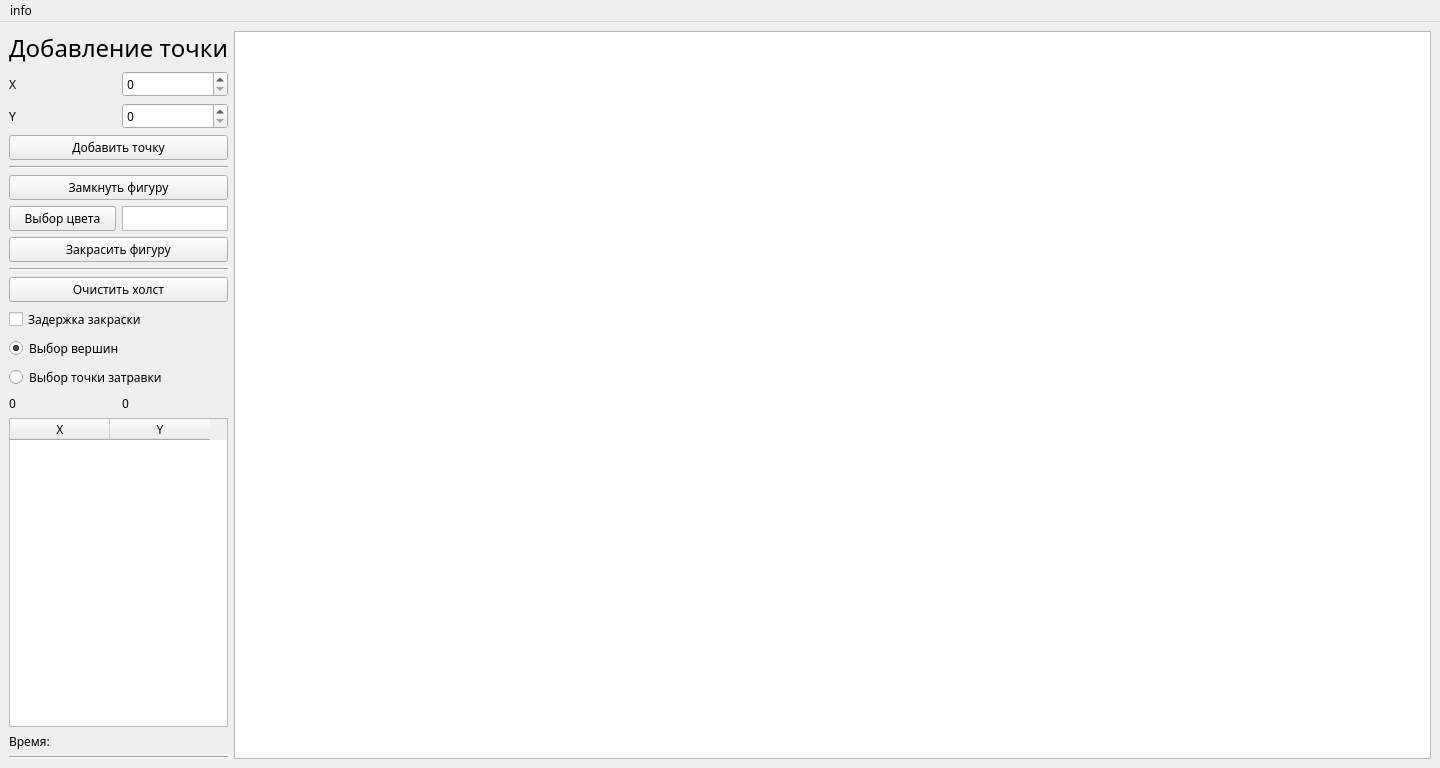
<?xml version="1.0" encoding="UTF-8"?>
<ui version="4.0">
 <class>mainWindow</class>
 <widget class="QMainWindow" name="mainWindow">
  <property name="geometry">
   <rect>
    <x>0</x>
    <y>0</y>
    <width>1440</width>
    <height>768</height>
   </rect>
  </property>
  <property name="font">
   <font>
    <family>.SF NS Text</family>
   </font>
  </property>
  <property name="windowTitle">
   <string>Lab 05</string>
  </property>
  <property name="autoFillBackground">
   <bool>false</bool>
  </property>
  <widget class="QWidget" name="centralwidget">
   <layout class="QHBoxLayout" name="horizontalLayout">
    <item>
     <layout class="QVBoxLayout" name="verticalLayout">
      <item>
       <widget class="QLabel" name="add_dot_label">
        <property name="font">
         <font>
          <family>.SF NS Text</family>
          <pointsize>18</pointsize>
          <weight>50</weight>
          <italic>false</italic>
          <bold>false</bold>
         </font>
        </property>
        <property name="text">
         <string>Добавление точки</string>
        </property>
        <property name="alignment">
         <set>Qt::AlignCenter</set>
        </property>
       </widget>
      </item>
      <item>
       <layout class="QHBoxLayout" name="horizontalLayout_2">
        <item>
         <widget class="QLabel" name="x_label">
          <property name="text">
           <string>X</string>
          </property>
         </widget>
        </item>
        <item>
         <widget class="QSpinBox" name="x_spinbox">
          <property name="maximum">
           <number>2000</number>
          </property>
         </widget>
        </item>
       </layout>
      </item>
      <item>
       <layout class="QHBoxLayout" name="horizontalLayout_3">
        <item>
         <widget class="QLabel" name="y_label">
          <property name="text">
           <string>Y</string>
          </property>
         </widget>
        </item>
        <item>
         <widget class="QSpinBox" name="y_spinbox">
          <property name="maximum">
           <number>2000</number>
          </property>
         </widget>
        </item>
       </layout>
      </item>
      <item>
       <widget class="QPushButton" name="add_dot_btn">
        <property name="text">
         <string>Добавить точку</string>
        </property>
       </widget>
      </item>
      <item>
       <widget class="Line" name="line">
        <property name="orientation">
         <enum>Qt::Horizontal</enum>
        </property>
       </widget>
      </item>
      <item>
       <widget class="QPushButton" name="close_figure_btn">
        <property name="text">
         <string>Замкнуть фигуру</string>
        </property>
       </widget>
      </item>
      <item>
       <layout class="QHBoxLayout" name="horizontalLayout_4">
        <item>
         <widget class="QPushButton" name="color_chooser">
          <property name="text">
           <string>Выбор цвета</string>
          </property>
         </widget>
        </item>
        <item>
         <widget class="QGraphicsView" name="color_viewer">
          <property name="sizePolicy">
           <sizepolicy hsizetype="Ignored" vsizetype="Ignored">
            <horstretch>0</horstretch>
            <verstretch>0</verstretch>
           </sizepolicy>
          </property>
          <property name="backgroundBrush">
           <brush brushstyle="SolidPattern">
            <color alpha="255">
             <red>0</red>
             <green>0</green>
             <blue>0</blue>
            </color>
           </brush>
          </property>
         </widget>
        </item>
       </layout>
      </item>
      <item>
       <widget class="QPushButton" name="paint_figure_btn">
        <property name="text">
         <string>Закрасить фигуру</string>
        </property>
       </widget>
      </item>
      <item>
       <widget class="Line" name="line_2">
        <property name="orientation">
         <enum>Qt::Horizontal</enum>
        </property>
       </widget>
      </item>
      <item>
       <widget class="QPushButton" name="clean_screen_btn">
        <property name="text">
         <string>Очистить холст</string>
        </property>
       </widget>
      </item>
      <item>
       <widget class="QCheckBox" name="do_slow_drawing">
        <property name="text">
         <string>Задержка закраски</string>
        </property>
       </widget>
      </item>
      <item>
       <widget class="QRadioButton" name="choose_vertexes">
        <property name="text">
         <string>Выбор вершин</string>
        </property>
        <property name="checked">
         <bool>true</bool>
        </property>
       </widget>
      </item>
      <item>
       <widget class="QRadioButton" name="choose_seed">
        <property name="text">
         <string>Выбор точки затравки</string>
        </property>
       </widget>
      </item>
      <item>
       <layout class="QHBoxLayout" name="horizontalLayout_5">
        <item>
         <widget class="QLabel" name="seed_x">
          <property name="text">
           <string>0</string>
          </property>
         </widget>
        </item>
        <item>
         <widget class="QLabel" name="seed_y">
          <property name="text">
           <string>0</string>
          </property>
         </widget>
        </item>
       </layout>
      </item>
      <item>
       <widget class="QTableWidget" name="coord_table">
        <property name="sizePolicy">
         <sizepolicy hsizetype="Ignored" vsizetype="Expanding">
          <horstretch>0</horstretch>
          <verstretch>0</verstretch>
         </sizepolicy>
        </property>
        <property name="minimumSize">
         <size>
          <width>200</width>
          <height>0</height>
         </size>
        </property>
        <column>
         <property name="text">
          <string>X</string>
         </property>
        </column>
        <column>
         <property name="text">
          <string>Y</string>
         </property>
        </column>
       </widget>
      </item>
      <item>
       <widget class="QLabel" name="time_label">
        <property name="text">
         <string>Время:</string>
        </property>
       </widget>
      </item>
      <item>
       <widget class="Line" name="line_3">
        <property name="orientation">
         <enum>Qt::Horizontal</enum>
        </property>
       </widget>
      </item>
     </layout>
    </item>
    <item>
     <widget class="QGraphicsView" name="main_scene">
      <property name="renderHints">
       <set>QPainter::TextAntialiasing</set>
      </property>
     </widget>
    </item>
   </layout>
  </widget>
  <widget class="QMenuBar" name="menubar">
   <property name="geometry">
    <rect>
     <x>0</x>
     <y>0</y>
     <width>1440</width>
     <height>22</height>
    </rect>
   </property>
   <widget class="QMenu" name="menuinfo">
    <property name="title">
     <string>info</string>
    </property>
    <addaction name="close_figure_btn_2"/>
   </widget>
   <addaction name="menuinfo"/>
  </widget>
  <action name="close_figure_btn_2">
   <property name="text">
    <string>close figure</string>
   </property>
   <property name="shortcut">
    <string>Space</string>
   </property>
  </action>
 </widget>
 <resources/>
 <connections/>
</ui>
